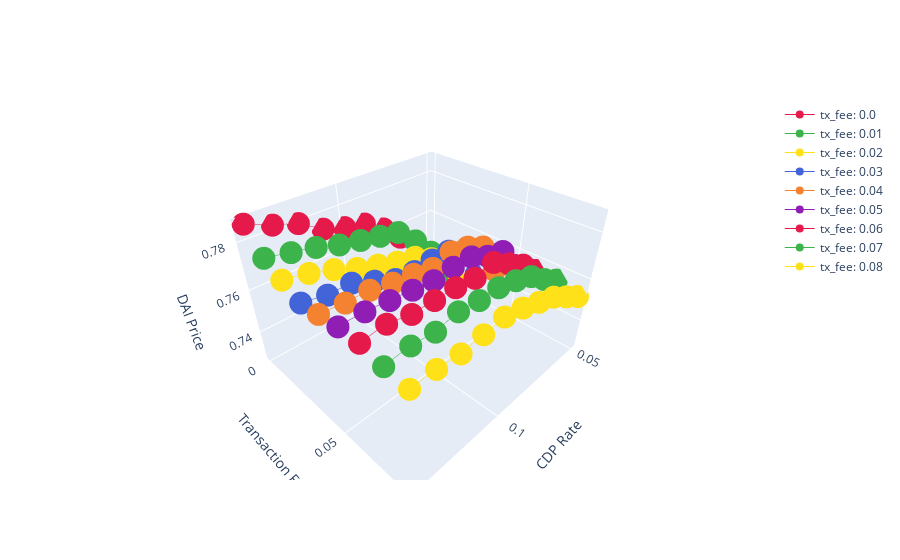

The notebook cell this image was saved under:
### Markdown cell above
### Plot final settling DAI Price with TXF and CDPRate

### Code cell
extract_run_and_plot_final_settling_price("test1/sim-summary.pickle", 2)

### Figure 1 — Plotly figure (JSON) as saved in the notebook; plotly's stock layout.template omitted (floating-point values rounded to 4 significant figures)
{"data": [{"line": {"color": "#e6194b", "width": 1}, "name": "tx_fee: 0.0", "type": "scatter3d", "x": [0.05, 0.06, 0.07, 0.08, 0.09, 0.1, 0.11, 0.12, 0.13, 0.14], "y": [0, 0, 0, 0, 0, 0, 0, 0, 0, 0], "z": [0.728, 0.741, 0.755, 0.763, 0.769, 0.771, 0.774, 0.78, 0.783, 0.787]}, {"line": {"color": "#3cb44b", "width": 1}, "name": "tx_fee: 0.01", "type": "scatter3d", "x": [0.05, 0.06, 0.07, 0.08, 0.09, 0.1, 0.11, 0.12, 0.13, 0.14], "y": [0.01, 0.01, 0.01, 0.01, 0.01, 0.01, 0.01, 0.01, 0.01, 0.01], "z": [0.731, 0.747, 0.757, 0.765, 0.767, 0.769, 0.771, 0.774, 0.776, 0.778]}, {"line": {"color": "#ffe119", "width": 1}, "name": "tx_fee: 0.02", "type": "scatter3d", "x": [0.05, 0.06, 0.07, 0.08, 0.09, 0.1, 0.11, 0.12, 0.13, 0.14], "y": [0.02, 0.02, 0.02, 0.02, 0.02, 0.02, 0.02, 0.02, 0.02, 0.02], "z": [0.732, 0.746, 0.752, 0.757, 0.759, 0.762, 0.765, 0.769, 0.772, 0.774]}, {"line": {"color": "#4363d8", "width": 1}, "name": "tx_fee: 0.03", "type": "scatter3d", "x": [0.05, 0.06, 0.07, 0.08, 0.09, 0.1, 0.11, 0.12, 0.13, 0.14], "y": [0.03, 0.03, 0.03, 0.03, 0.03, 0.03, 0.03, 0.03, 0.03, 0.03], "z": [0.739, 0.756, 0.76, 0.76, 0.759, 0.76, 0.764, 0.768, 0.768, 0.77]}, {"line": {"color": "#f58231", "width": 1}, "name": "tx_fee: 0.04", "type": "scatter3d", "x": [0.05, 0.06, 0.07, 0.08, 0.09, 0.1, 0.11, 0.12, 0.13, 0.14], "y": [0.04, 0.04, 0.04, 0.04, 0.04, 0.04, 0.04, 0.04, 0.04, 0.04], "z": [0.746, 0.762, 0.766, 0.768, 0.765, 0.767, 0.768, 0.77, 0.77, 0.771]}, {"line": {"color": "#911eb4", "width": 1}, "name": "tx_fee: 0.05", "type": "scatter3d", "x": [0.05, 0.06, 0.07, 0.08, 0.09, 0.1, 0.11, 0.12, 0.13, 0.14], "y": [0.05, 0.05, 0.05, 0.05, 0.05, 0.05, 0.05, 0.05, 0.05, 0.05], "z": [0.753, 0.764, 0.766, 0.77, 0.77, 0.769, 0.77, 0.771, 0.772, 0.772]}, {"line": {"color": "#e6194b", "width": 1}, "name": "tx_fee: 0.06", "type": "scatter3d", "x": [0.05, 0.06, 0.07, 0.08, 0.09, 0.1, 0.11, 0.12, 0.13, 0.14], "y": [0.06, 0.06, 0.06, 0.06, 0.06, 0.06, 0.06, 0.06, 0.06, 0.06], "z": [0.755, 0.762, 0.767, 0.772, 0.77, 0.771, 0.771, 0.771, 0.773, 0.772]}, {"line": {"color": "#3cb44b", "width": 1}, "name": "tx_fee: 0.07", "type": "scatter3d", "x": [0.05, 0.06, 0.07, 0.08, 0.09, 0.1, 0.11, 0.12, 0.13, 0.14], "y": [0.07, 0.07, 0.07, 0.07, 0.07, 0.07, 0.07, 0.07, 0.07, 0.07], "z": [0.755, 0.76, 0.766, 0.769, 0.771, 0.771, 0.772, 0.77, 0.771, 0.77]}, {"line": {"color": "#ffe119", "width": 1}, "name": "tx_fee: 0.08", "type": "scatter3d", "x": [0.05, 0.06, 0.07, 0.08, 0.09, 0.1, 0.11, 0.12, 0.13, 0.14], "y": [0.08, 0.08, 0.08, 0.08, 0.08, 0.08, 0.08, 0.08, 0.08, 0.08], "z": [0.752, 0.757, 0.762, 0.765, 0.768, 0.77, 0.769, 0.768, 0.769, 0.769]}], "layout": {"scene": {"xaxis": {"title": {"text": "CDP Rate"}}, "yaxis": {"title": {"text": "Transaction Fee"}}, "zaxis": {"title": {"text": "DAI Price"}}}, "showlegend": true}}
